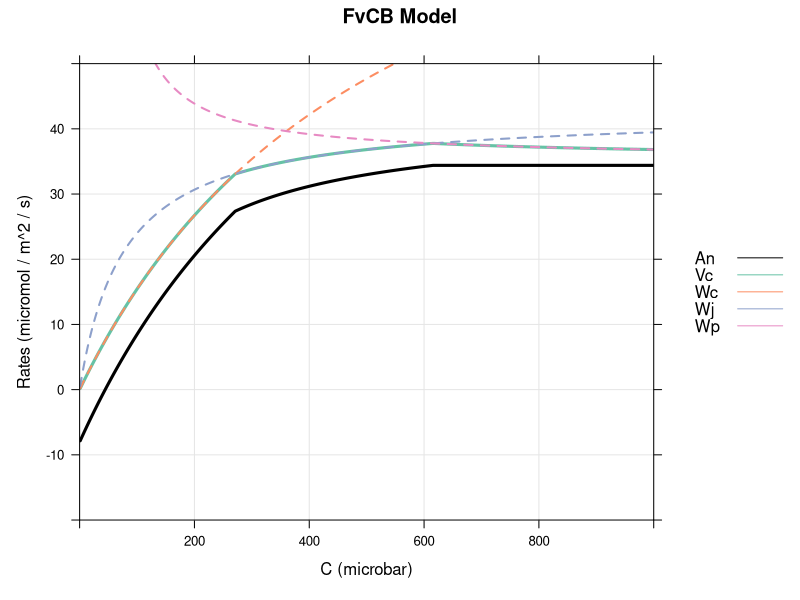
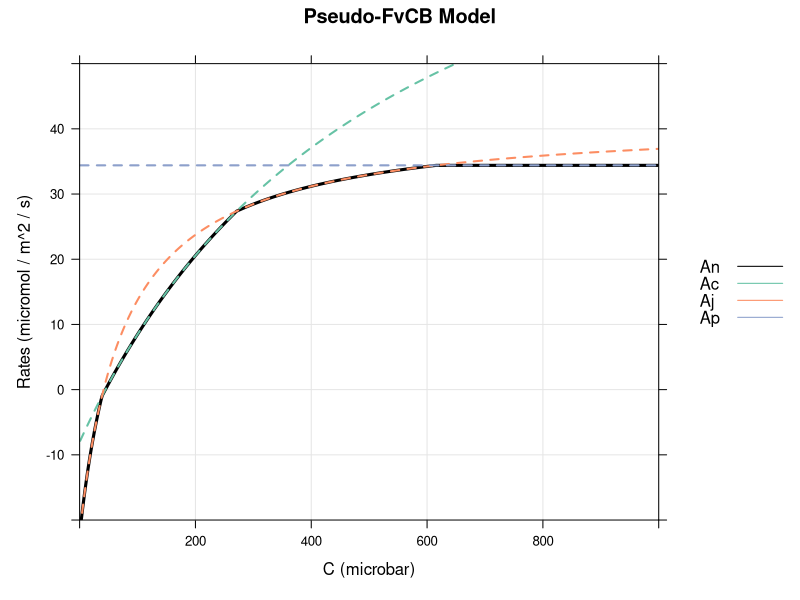
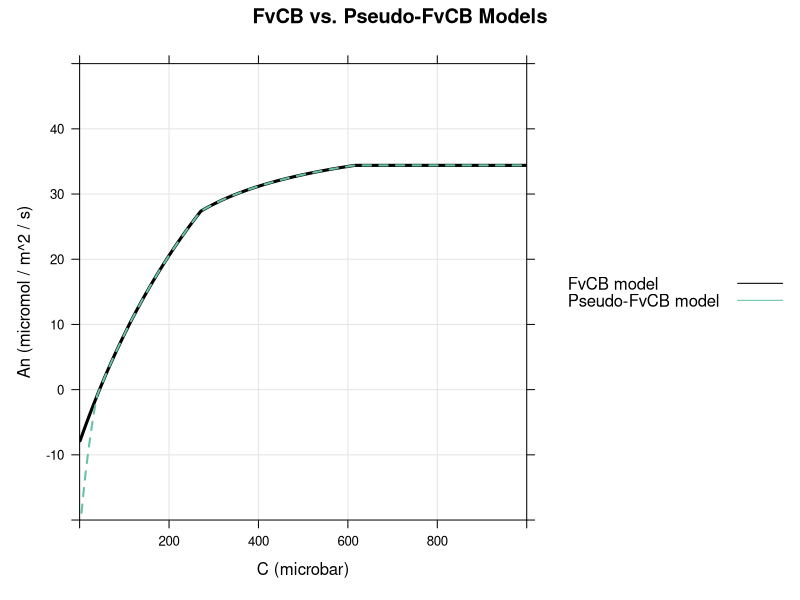
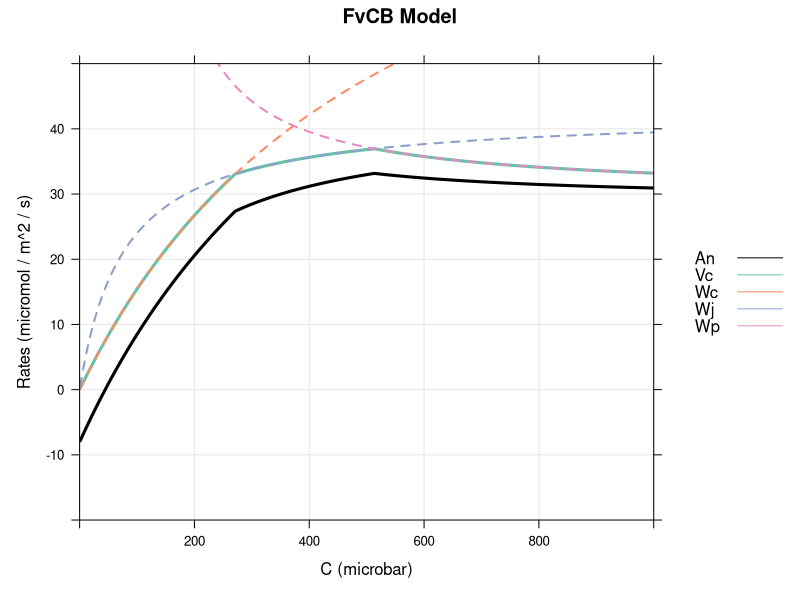
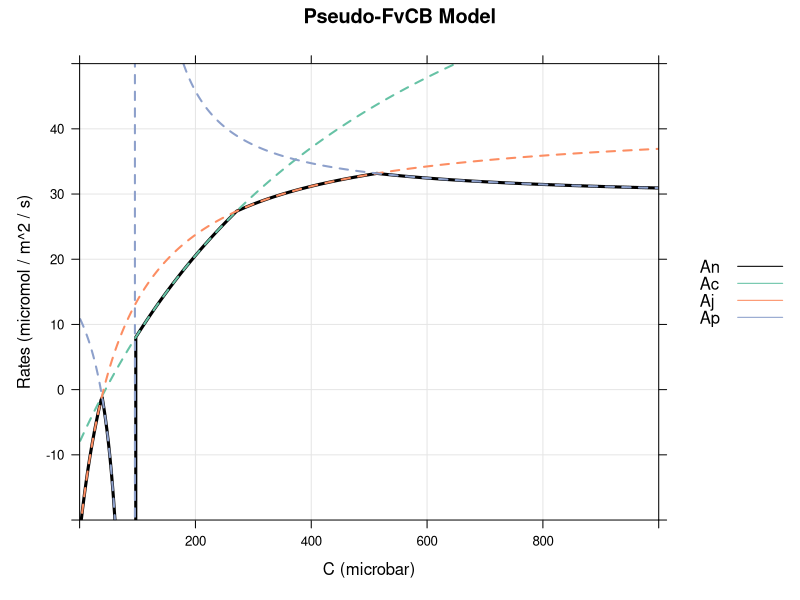
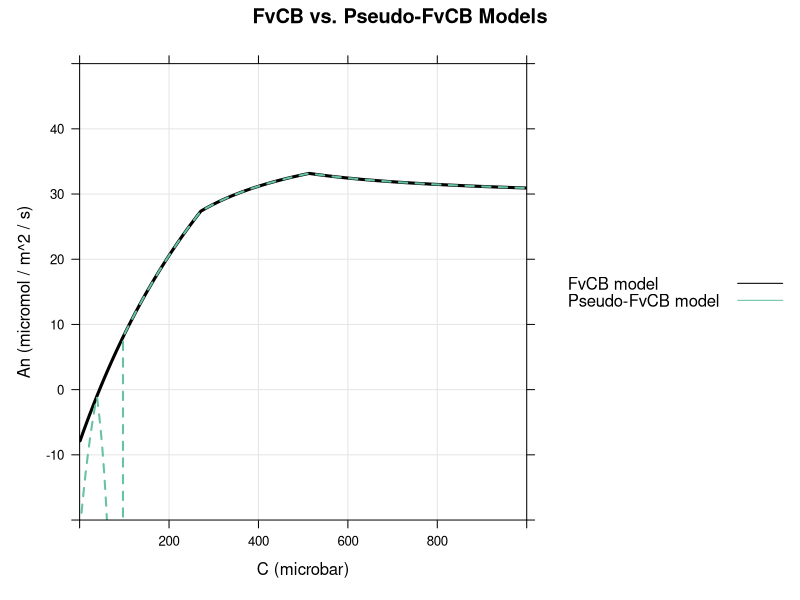
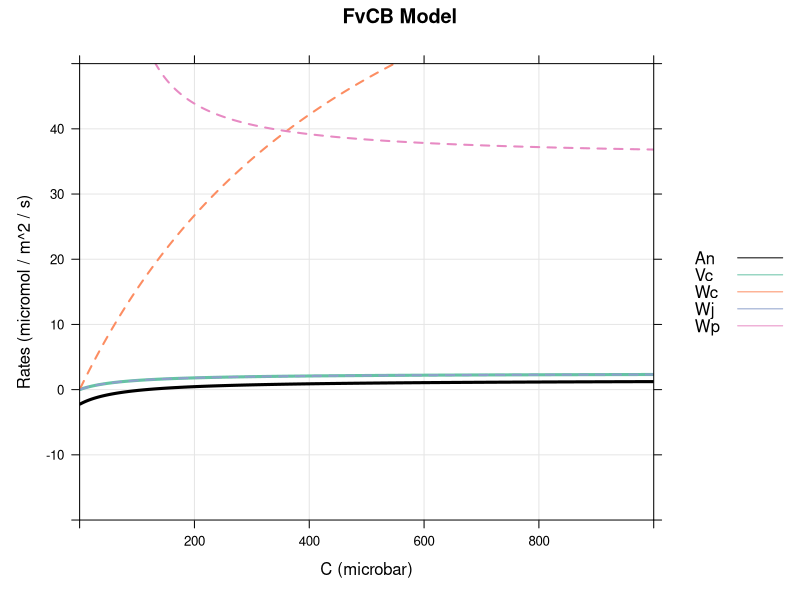
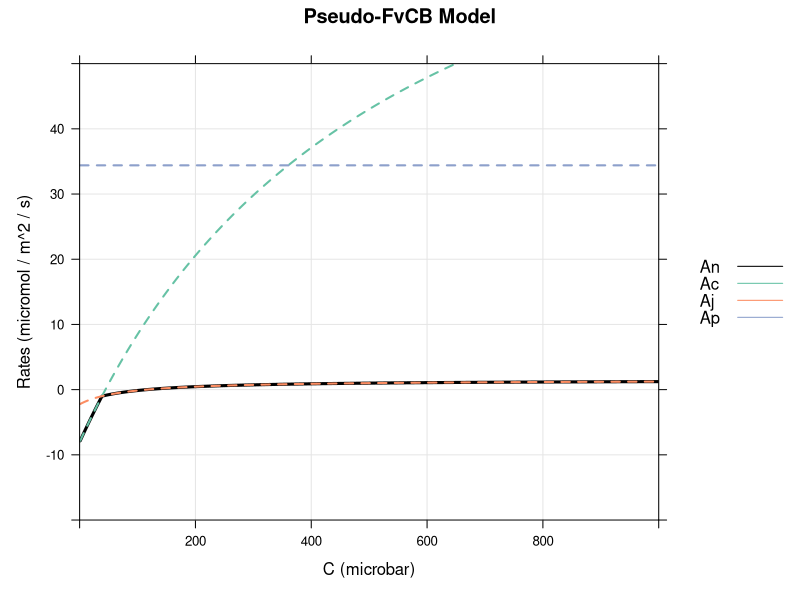

Source code (R) for these figures, in order:
## ---- chunk 1
knitr::opts_chunk$set(
  collapse = TRUE,
  comment = "#>",
  fig.width = 5,
  fig.height = 5,
  fig.align = "center"
)
## ---- chunk 2
fvcb_model <- function(
  C,     # microbar
  Vcmax, # micromol / m^2 / s
  Kc,    # microbar
  O,     # mbar
  Ko,    # mbar
  J,     # micromol / m^2 / s
  Gstar, # microbar
  Tp,    # micromol / m^2 / s
  alpha, # dimensionless
  Rd     # micromol / m^2 / s
)
{
  Wc <- Vcmax * C / (C + Kc * (1 + O / Ko))

  Wj <- J * C / (4 * C + 8 * Gstar)

  Wp <- 3 * Tp * C / (C - Gstar * (1 + 3 * alpha))
  Wp[C <= Gstar * (1 + 3 * alpha)] <- Inf

  Vc <- pmin(Wc, Wj, Wp)

  An <- (1 - Gstar / C) * Vc - Rd

  list(Wc = Wc, Wj = Wj, Wp = Wp, Vc = Vc, An = An)
}
## ---- chunk 3
pseudo_fvcb_model <- function(
  C,     # microbar
  Vcmax, # micromol / m^2 / s
  Kc,    # microbar
  O,     # mbar
  Ko,    # mbar
  J,     # micromol / m^2 / s
  Gstar, # microbar
  Tp,    # micromol / m^2 / s
  alpha, # dimensionless
  Rd     # micromol / m^2 / s
)
{
  Ac <- Vcmax * (C - Gstar) / (C + Kc * (1 + O / Ko)) - Rd

  Aj <- J * (C - Gstar) / (4 * C + 8 * Gstar) - Rd

  Ap <- 3 * Tp * (C - Gstar) / (C - Gstar * (1 + 3 * alpha)) - Rd

  An <- pmin(Ac, Aj, Ap)

  list(Ac = Ac, Aj = Aj, Ap = Ap, An = An)
}
## ---- chunk 4
# Load the lattice package for creating graphs
library(lattice)

# Make a function that runs both versions of the model across a range of C
# values and then plots the results
fvcb_compare <- function(
  Vcmax, # micromol / m^2 / s
  Kc,    # microbar
  O,     # mbar
  Ko,    # mbar
  J,     # micromol / m^2 / s
  Gstar, # microbar
  Tp,    # micromol / m^2 / s
  alpha, # dimensionless
  Rd,    # micromol / m^2 / s
  plot_type
)
{
  C_seq <- seq(1, 1000, by = 2)

  fvcb_model_res <- fvcb_model(
    C_seq,
    Vcmax,
    Kc,
    O,
    Ko,
    J,
    Gstar,
    Tp,
    alpha,
    Rd
  )

  pseudo_fvcb_model_res <- pseudo_fvcb_model(
    C_seq,
    Vcmax,
    Kc,
    O,
    Ko,
    J,
    Gstar,
    Tp,
    alpha,
    Rd
  )

  clim <- c(0, 1000)
  alim <- c(-20, 50)

  colors <- c(
    "#000000",
    "#66C2A5",
    "#FC8D62",
    "#8DA0CB",
    "#E78AC3"
  )

  if (plot_type == 1) {
    xyplot(
      An + Vc + Wc + Wj + Wp ~ C_seq,
      data = fvcb_model_res,
      type = 'l',
      lty = c(1, 1, 2, 2, 2),
      lwd = c(3, 3, 2, 2, 2),
      par.settings = list(
        superpose.line = list(col = colors),
        superpose.symbol = list(col = colors)
      ),
      grid = TRUE,
      xlim = clim,
      ylim = alim,
      auto.key = list(
        lines = TRUE,
        points = FALSE
      ),
      xlab = 'C (microbar)',
      ylab = 'Rates (micromol / m^2 / s)',
      main = 'FvCB Model'
    )
  } else if (plot_type == 2) {
    xyplot(
      An + Ac + Aj + Ap ~ C_seq,
      data = pseudo_fvcb_model_res,
      type = 'l',
      lty = c(1, 2, 2, 2),
      lwd = c(3, 2, 2, 2),
      par.settings = list(
        superpose.line = list(col = colors),
        superpose.symbol = list(col = colors)
      ),
      grid = TRUE,
      xlim = clim,
      ylim = alim,
      auto.key = list(
        lines = TRUE,
        points = FALSE
      ),
      xlab = 'C (microbar)',
      ylab = 'Rates (micromol / m^2 / s)',
      main = 'Pseudo-FvCB Model'
    )
  } else if (plot_type == 3) {
    xyplot(
      fvcb_model_res$An + pseudo_fvcb_model_res$An ~ C_seq,
      type = 'l',
      lty = c(1, 2),
      lwd = c(3, 2),
      par.settings = list(
        superpose.line = list(col = colors),
        superpose.symbol = list(col = colors)
      ),
      grid = TRUE,
      xlim = clim,
      ylim = alim,
      xlab = 'C (microbar)',
      ylab = 'An (micromol / m^2 / s)',
      main = 'FvCB vs. Pseudo-FvCB Models',
      auto.key = list(
        text = c('FvCB model', 'Pseudo-FvCB model'),
        lines = TRUE,
        points = FALSE
      )
    )
  }
}
## ---- chunk 5
defaults <- list(
  Vcmax = 100,  # micromol / m^2 / s
  Kc = 259,     # microbar
  O = 200,      # mbar
  Ko = 179,     # mbar
  J = 170,      # micromol / m^2 / s
  Gstar = 38.6, # microbar
  Tp = 11.8,    # micromol / m^2 / s
  alpha = 0,    # dimensionless
  Rd = 1        # micromol / m^2 / s
)
## ---- chunk 6
do.call(fvcb_compare, within(defaults, {plot_type = 1}))
## ---- chunk 7
do.call(fvcb_compare, within(defaults, {plot_type = 2}))
## ---- chunk 8
do.call(fvcb_compare, within(defaults, {plot_type = 3}))
## ---- chunk 9
do.call(fvcb_compare, within(defaults, {alpha = 0.5; Tp = 10; plot_type = 1}))
## ---- chunk 10
do.call(fvcb_compare, within(defaults, {alpha = 0.5; Tp = 10; plot_type = 2}))
## ---- chunk 11
do.call(fvcb_compare, within(defaults, {alpha = 0.5; Tp = 10; plot_type = 3}))
## ---- chunk 12
do.call(fvcb_compare, within(defaults, {J = 10; plot_type = 1}))
## ---- chunk 13
do.call(fvcb_compare, within(defaults, {J = 10; plot_type = 2}))
## ---- chunk 14
do.call(fvcb_compare, within(defaults, {J = 10; plot_type = 3}))
